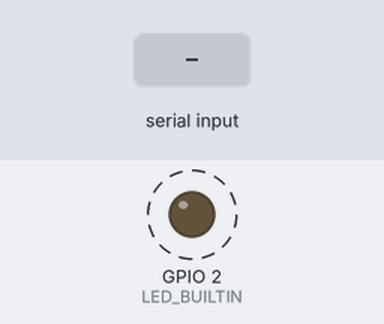
A sketch run on a simulated ESP8266 (NodeMCU). Parts: output pins drawn as LEDs (lit = HIGH, except the on-board LED, lit = LOW). Dashed ring = blinking. The inputs (shaded band) are chosen by the test bench. WiFi joins after 1.5 s; servers stay silent unless stated; what the sketch prints to the serial monitor is not drawn.

Above: at 1.7 s.
At 2.5 s:
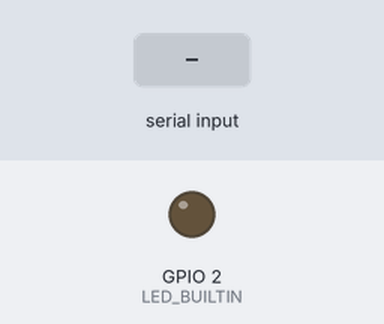
2.6 s: "1" received over Serial
Timing chart, 0 to 5.6 s (numbered marks = the images above; inputs shaded):
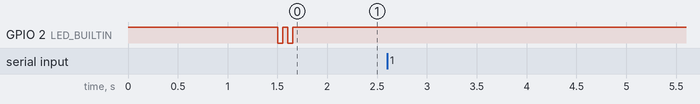

Measured:
- after the input at 2.6 s, every drawn part: stays the same
- by itself, GPIO 2 (LED_BUILTIN): alternates HIGH for 0.05 s and LOW for 0.05 s, 4 changes in all, then stays HIGH

The sketch:

app.ino
```cpp
#include <Arduino.h>
#include <ESP8266WiFi.h>
#include <ESP8266WiFiMulti.h>
#include <ESP8266HTTPClient.h>
#include <WiFiClient.h>

#define LED_BUILTIN 2

ESP8266WiFiMulti WiFiMulti;

boolean connectioWasAlive = false;

enum EspResponse {
    CONNECTING_WIFI = 1,
    WIFI_CONNECTED = 2,
    FETCH_SUCCESS = 3,
    HTTP_NOT_OK = 4,
    REQUEST_FAILED = 5
};

void monitorWiFi() {
    if (WiFiMulti.run() != WL_CONNECTED) {
        Serial.printf("{\"code\":\"%d\", \"msg\": \"Connecting Wifi ...\"}\n",
                      EspResponse::CONNECTING_WIFI);
        blinkLED(100);
        delay(1000);
    } else {
        connectioWasAlive = true;
        Serial.printf("{\"code\":\"%d\", \"ssid\": \"%s\"}\n",
                      EspResponse::WIFI_CONNECTED, WiFi.SSID().c_str());

        blinkLED(50);
        blinkLED(50);
    }
}

void blinkLED(int duration) {
    digitalWrite(LED_BUILTIN, LOW);
    delay(duration);
    digitalWrite(LED_BUILTIN, HIGH);
    delay(duration);
}

WiFiClient client;
HTTPClient http;

void getTodoData() {
    if (http.begin(client, "http://tmd.linyuanlin.com/api/todos/")) {
        int httpCode = http.GET();

        if (httpCode == 200) {
            String payload = http.getString();
            Serial.printf("{\"code\":\"%d\", \"data\": %s}\n",
                          EspResponse::FETCH_SUCCESS, payload.c_str());
            blinkLED(200);
            http.end();
        } else {
            Serial.printf("{\"code\":\"%d\", \"msg\": \"%s\"}\n",
                          EspResponse::HTTP_NOT_OK,
                          http.errorToString(httpCode).c_str());
            http.end();
            getTodoData();
        }

    } else {
        Serial.printf(
            "{\"code\":\"%d\", \"msg\": \"Unable to connect server\"}\n",
            EspResponse::REQUEST_FAILED);
        http.end();
        blinkLED(100);
        getTodoData();
    }
}

void setup() {
    pinMode(LED_BUILTIN, OUTPUT);
    digitalWrite(LED_BUILTIN, HIGH);
    Serial.begin(4800);
    WiFi.mode(WIFI_STA);
    WiFiMulti.addAP("CMCC-9518", "88888888");
}

void loop() {
    if (connectioWasAlive) {
        if (Serial.available()) {
            char t = Serial.read();
            getTodoData();
        }
    } else {
        monitorWiFi();
    }
}
```
